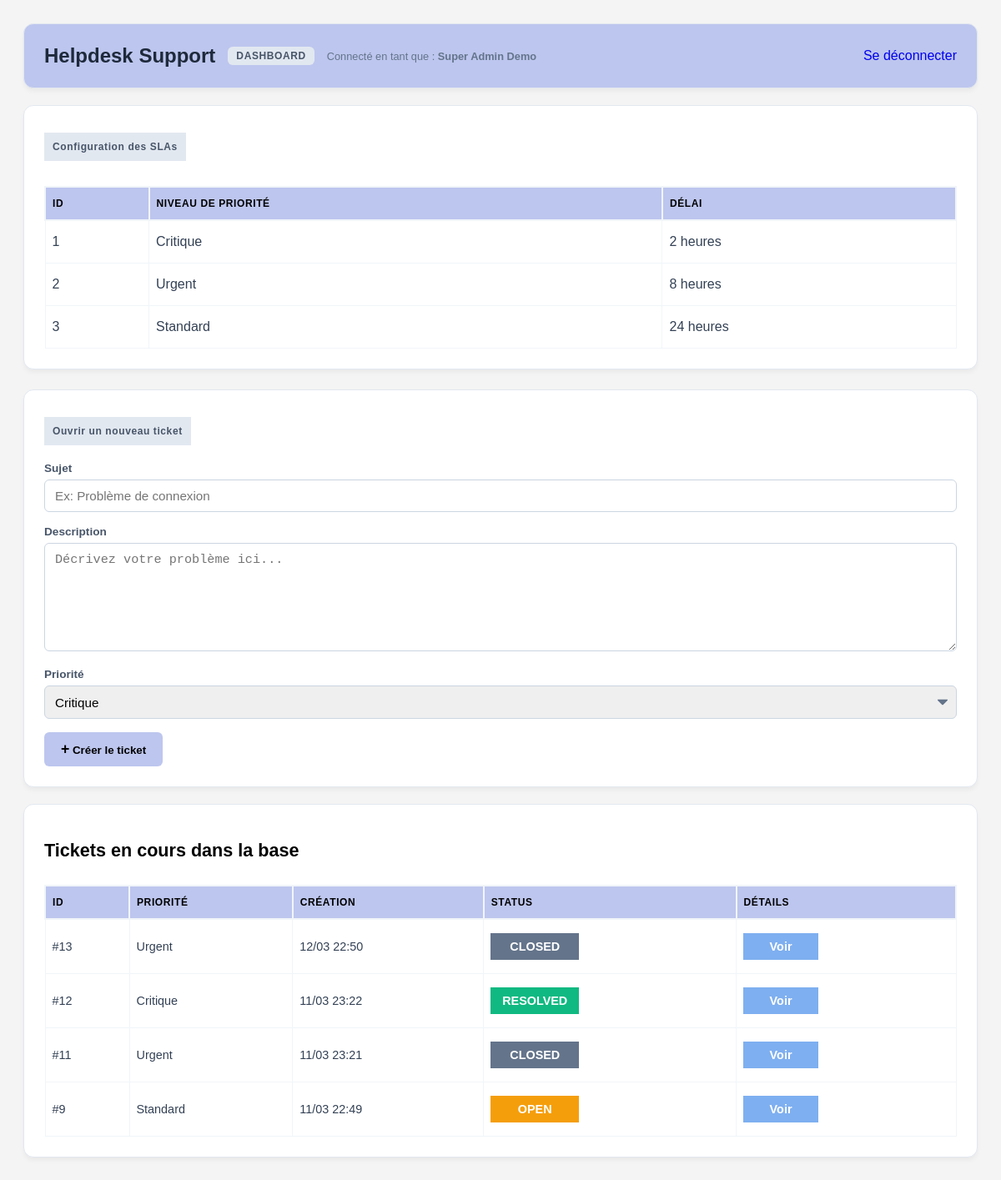
/index.php (signed in), run on the app's committed database.
### tables this page shows
CREATE TABLE `slas` (
  `id` int NOT NULL AUTO_INCREMENT,
  `label` varchar(50) DEFAULT NULL,
  `resolution_time_hours` int DEFAULT NULL,
  `created_at` timestamp NULL DEFAULT CURRENT_TIMESTAMP,
  PRIMARY KEY (`id`),
  UNIQUE KEY `label` (`label`)
);

CREATE TABLE `tickets` (
  `id` int NOT NULL AUTO_INCREMENT,
  `subject` varchar(255) NOT NULL,
  `description` text,
  `status` enum('open','pending','resolved','closed') DEFAULT 'open',
  `priority_id` int DEFAULT NULL,
  `client_id` int DEFAULT NULL,
  `assigned_to` int DEFAULT NULL,
  `deadline_at` datetime DEFAULT NULL,
  `created_at` timestamp NULL DEFAULT CURRENT_TIMESTAMP,
  PRIMARY KEY (`id`),
  KEY `priority_id` (`priority_id`),
  CONSTRAINT `tickets_ibfk_1` FOREIGN KEY (`priority_id`) REFERENCES `slas` (`id`)
);

### index.php (the view, shortened to what this page needs)
<?php
require_once './config/db.php';
$query = $pdo->query("SELECT * FROM slas");
$priorities = $query->fetchAll();
$queryTickets = $pdo->query("
    SELECT t.*, s.label as priority_label
    FROM tickets t
    LEFT JOIN slas s ON t.priority_id = s.id
    ORDER BY t.created_at DESC
");
$tickets = $queryTickets->fetchAll();
?>
<!DOCTYPE html>
<html lang="fr">
<head>
    <link rel="stylesheet" href="style.css">
</head>
<body>
    <div class="container">
        <header class="header-dashboard">
            <div class="header-content" style="width: 100%; display: flex; justify-content: space-between; align-items: center;">
                <div style="display: flex; align-items: center; gap: 15px;">
                    <h1>Helpdesk Support</h1>
                    <span class="badge-dashboard">Dashboard</span>
                    <span style="font-size: 0.8rem; color: #64748b;">Connecté en tant que : <strong><?= htmlspecialchars($_SESSION['user_name']) ?></strong></span>
                </div>
                <a href="logout.php" class="btn-logout" style="text-decoration: none;">Se déconnecter</a>
            </div>
        </header>
        <div class="card">
            <h1>Configuration des SLAs</h1>
            <div style="overflow-x: auto;">
                <table>
                    <thead>
                        <tr>
                            <th>ID</th>
                            <th>Niveau de Priorité</th>
                            <th>Délai</th>
                        </tr>
                    </thead>
                    <tbody>
                        <?php foreach ($priorities as $priority): ?>
                            <tr>
                                <td><?= $priority['id'] ?></td>
                                <td style="font-weight: 500;"><?= htmlspecialchars($priority['label']) ?></td>
                                <td><?= $priority['resolution_time_hours'] ?> heures</td>
                            </tr>
                        <?php endforeach; ?>
                    </tbody>
                </table>
            </div>
        </div>
        <div class="card">
            <h1>Ouvrir un nouveau ticket</h1>
            <form action="create_ticket.php" method="POST" class="ticket-form">
                <div class="form-group">
                    <label>Sujet</label>
                    <input type="text" name="subject" placeholder="Ex: Problème de connexion" required>
                </div>
                <div class="form-group">
                    <label>Description</label>
                    <textarea name="description" rows="6" placeholder="Décrivez votre problème ici..." required></textarea>
                </div>
                <div class="form-group">
                    <label>Priorité</label>
                    <select name="priority_id">
                        <?php foreach ($priorities as $priority): ?>
                            <option value="<?= $priority['id'] ?>"><?= htmlspecialchars($priority['label']) ?></option>
                        <?php endforeach; ?>
                    </select>
                </div>
                <button type="submit" class="btn-submit"><span style="font-size: 1.1rem;">+</span> Créer le ticket</button>
            </form>
        </div>
        <div class="card" style="margin-top: 20px; font-size: 0.9rem;">
            <h2>Tickets en cours dans la base</h2>
            <?php if (count($tickets) > 0): ?>
                <div class="table-container">
                    <table>
                        <thead>
                            <tr>
                                <th>ID</th>
                                <th>Priorité</th>
                                <th>Création</th>
                                <th>Status</th>
                                <th>Détails</th>
                            </tr>
                        </thead>
                        <tbody>
                            <?php foreach ($tickets as $ticket):
                            ?>
                                <tr>
                                    <td>#<?= $ticket['id'] ?></td>
                                    <td><?= htmlspecialchars($ticket['priority_label'] ?? '-') ?></td>
                                    <td><?= date('d/m H:i', strtotime($ticket['created_at'])) ?></td>
                                    <td><span class="status-badge status-<?= $ticket['status'] ?>"><?= strtoupper($ticket['status']) ?></span></td>
                                    <td>
                                        <button class="btn-detail" onclick="openModal(<?= $ticket['id'] ?>)">Voir</button>
                                    </td>
                                </tr>
                            <?php endforeach; ?>
                        </tbody>
                    </table>
                </div>
            <?php else: ?>
                <p>Aucun ticket trouvé pour le moment. Utilisez le formulaire ci-dessus !</p>
            <?php endif; ?>
        </div>
    </div>
</html>

### style.css (style rules this page uses)
body { font-family: sans-serif; background: #f4f4f4; padding: 20px; }
.container { max-width: 1200px; margin: 0 auto; }
.header-dashboard { background: rgb(189, 198, 238); padding: 24px; border-radius: 12px; box-shadow: 0 4px 6px -1px rgba(0, 0, 0, 0.05); border: 1px solid #e2e8f0; margin: 0 auto 20px auto; display: flex; align-items: center; }
.header-content { display: flex; align-items: center; gap: 15px; }
.header-dashboard h1 { font-size: 1.5rem; color: #1e293b; margin: 0; }
.badge-dashboard { background: #e2e8f0; color: #475569; padding: 4px 10px; border-radius: 6px; font-size: 0.75rem; font-weight: 700; text-transform: uppercase; letter-spacing: 0.05em; }
.card { background: white; padding: 24px; border-radius: 12px; box-shadow: 0 4px 6px -1px rgba(0, 0, 0, 0.05); border: 1px solid #e2e8f0; }
.card h1 { margin-bottom: 20px; background: #e2e8f0; color: #475569; padding: 10px; font-size: 0.75rem; font-weight: 700; letter-spacing: 0.05em; width: max-content; }
table { width: 100%; border-collapse: collapse; margin-top: 10px; }
th { background: rgb(189, 198, 238); color: #000; font-size: 0.75rem; text-transform: uppercase; letter-spacing: 0.05em; padding: 12px 8px; border: 2px solid #f1f5f9; text-align: left; }
td { padding: 16px 8px; color: #334155; border: 1px solid #f1f5f9; }
.card + .card { margin-top: 24px; }
.form-group { margin-bottom: 16px; }
label { display: block; font-size: 0.85rem; font-weight: 600; color: #475569; margin-bottom: 6px; }
input, textarea, select { width: 100%; padding: 10px 12px; border: 1px solid #cbd5e1; border-radius: 6px; font-size: 0.95rem; box-sizing: border-box; transition: border 0.2s; }
select { padding-right: 30px; height: 40px; appearance: none; background-repeat: no-repeat; background-position: right 10px center; background-size: 12px; }
.btn-submit { background: rgb(189, 198, 238); color: #000; border: none; padding: 10px 20px; border-radius: 6px; font-weight: 600; cursor: pointer; transition: background 0.2s; }
.btn-detail { background: #7eaff0; border: none; padding: 8px 25px; cursor: pointer; font-size: 0.9rem; color: white; font-weight: bold; width: 90px; }
.table-container { overflow-x: auto; }
.status-badge { display: inline-block; padding: 8px 8px; font-size: 0.9rem; font-weight: bold; color: #fff; width: 90px; text-align: center; }
.status-open { background-color: #f59e0b; }
.status-resolved { background-color: #10b981; }
.status-closed { background-color: #64748b; }

### data on the page
slas: id "1", label "Critique", resolution_time_hours "2"
slas: id "2", label "Urgent", resolution_time_hours "8"
slas: id "3", label "Standard", resolution_time_hours "24"
tickets: id "13", priority.label "Urgent", created_at "12/03 22:50", status "CLOSED"
tickets: id "12", priority.label "Critique", created_at "11/03 23:22", status "RESOLVED"
tickets: id "11", priority.label "Urgent", created_at "11/03 23:21", status "CLOSED"
tickets: id "9", priority.label "Standard", created_at "11/03 22:49", status "OPEN"

### other printed values
$_SESSION['user_name'] "Super Admin Demo"
form field priority_id "Critique"
